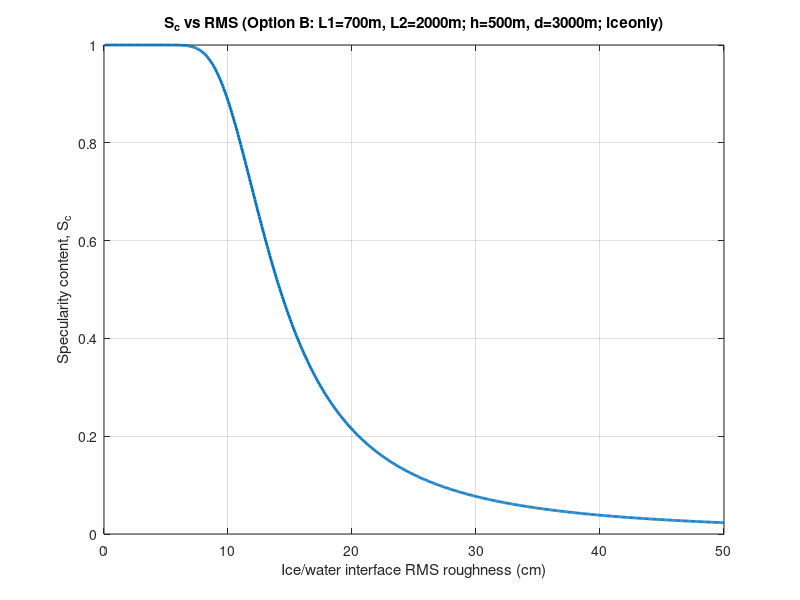

Write MATLAB code to recreate this figure. (Note: this script raises an error after producing the figure.)
%% spb_rms_from_specularity_optionB.m
% Reproduce Schroeder et al. (2015) Section III-style forward constraint:
%   Specularity content Sc as a function of ice/water interface RMS roughness,
%   using:
%     - YOUR survey geometry (h, d, eps_r, fc)
%     - Schroeder apertures (Option B): L1=700 m, L2=2000 m
%     - Approximate aperture angle spans Phi1, Phi2 from L1, L2 and your geometry
%   Then "read off" the RMS roughness required for Sc >= thresholds.
%
% Key outputs:
%   1) Plot Sc vs RMS (your Figure-5-like curve)
%   2) RMS limits for Sc thresholds (e.g., 0.10, 0.20, 0.30)
%   3) Helpful sanity prints: Phi1, Phi2, phiF, and ratios Phi/phiF
%
% IMPORTANT:
% - This is an order-of-magnitude physical constraint, not an inversion.
% - Phi_i approximation is the biggest assumption; if you later extract
%   the true angle spans from your focuser, swap them in directly.

clear; close all;

%% ---------------- USER INPUTS ----------------
% Radar / medium
fc_Hz  = 60e6;     % MARFA center frequency [Hz]
eps_r  = 3.15;     % relative permittivity of ice
c0     = 299792458;

% Your representative geometry (set from SPB domain)
h_m    = 500;      % survey height above surface [m]
d_m    = 3000;     % ice thickness [m]  (use median/typical in your region)

% Option B apertures: match Schroeder et al. (2015)
L1_m   = 700;      % [m]
L2_m   = 2000;     % [m]

% RMS sweep (cm)
rms_cm = linspace(0.1, 50, 700); % 0.1–50 cm
rms_m  = rms_cm/100;

% Specularity thresholds of interest
Sc_targets = [0.10, 0.20, 0.30];

% Angle mapping choice for Phi_i:
%   'optical' : R_eff = h + d*sqrt(eps_r)  (conservative, includes air+ice path scale)
%   'iceonly' : R_eff = d*sqrt(eps_r)      (bed-path scale)
phi_range_model = 'iceonly';

%% ---------------- DERIVED GEOMETRY ----------------
sqrt_eps = sqrt(eps_r);

% (1) Fresnel-zone angular width phiF (Schroeder Eq. 13–14)
D1   = sqrt( (2*c0/fc_Hz) * (h_m + d_m*sqrt_eps) ); % first Fresnel diameter-like scale
phiF = 2*atan( D1/(2*d_m) );                        % radians

% (2) Aperture angle spans Phi1, Phi2 from Schroeder L1/L2 and your geometry (Option B)
switch lower(phi_range_model)
    case 'optical'
        R_eff = h_m + d_m*sqrt_eps;
    case 'iceonly'
        R_eff = d_m*sqrt_eps;
    otherwise
        error('phi_range_model must be ''optical'' or ''iceonly''.');
end

Phi1 = 2*atan( (L1_m/2) / R_eff ); % radians
Phi2 = 2*atan( (L2_m/2) / R_eff ); % radians

if Phi2 <= Phi1
    error('Phi2 <= Phi1. Check h_m, d_m, eps_r or phi_range_model.');
end

%% ---------------- SCHROEDER-STYLE SCATTERING MODEL ----------------
% g(RMS) (Schroeder Eq. 10)
g = (4*pi .* rms_m .* fc_Hz .* sqrt_eps) ./ c0;

% erf-model focused energies (Schroeder Eq. 12, using their erf approximation)
% Ei = erf( (Phi_i/phiF)/(2g) ) * erf( 1/(2g) )
arg_common = 1 ./ (2*g);

E1 = erf( (Phi1./phiF) .* arg_common ) .* erf( arg_common );
E2 = erf( (Phi2./phiF) .* arg_common ) .* erf( arg_common );

% Convert E1, E2 to specularity content Sc using the S + D*(Phi/pi) mixing model:
%   E1 = S + D*(Phi1/pi)
%   E2 = S + D*(Phi2/pi)
% Solve for S, D then Sc = S/(S+D)
D = (E2 - E1) ./ ((Phi2 - Phi1)/pi);
S = E1 - D .* (Phi1/pi);
Sc = S ./ (S + D);

% Clamp numerical noise
Sc = max(0, min(1, Sc));

%% ---------------- REPORT / SANITY PRINTS ----------------
fprintf('\n--- Geometry / params ---\n');
fprintf('h = %.0f m, d = %.0f m, fc = %.1f MHz, eps_r = %.2f\n', h_m, d_m, fc_Hz/1e6, eps_r);
fprintf('Apertures (Option B): L1 = %.0f m, L2 = %.0f m\n', L1_m, L2_m);
fprintf('Phi mapping model: %s (R_eff = %.0f m)\n', phi_range_model, R_eff);
fprintf('Phi1 = %.3f deg, Phi2 = %.3f deg\n', rad2deg(Phi1), rad2deg(Phi2));
fprintf('phiF = %.3f deg\n', rad2deg(phiF));
fprintf('Phi1/phiF = %.3f, Phi2/phiF = %.3f\n', Phi1/phiF, Phi2/phiF);

fprintf('\n--- RMS roughness required for given S_c thresholds ---\n');
for k = 1:numel(Sc_targets)
    target = Sc_targets(k);
    idx = find(Sc >= target, 1, 'last'); % Sc decreases with RMS
    if isempty(idx)
        fprintf('S_c >= %.2f: not achieved within RMS sweep (%.1f–%.1f cm).\n', target, rms_cm(1), rms_cm(end));
    else
        fprintf('S_c >= %.2f: RMS <= %.2f cm (approx; within sweep grid)\n', target, rms_cm(idx));
    end
end

%% ---------------- PLOT ----------------
figure('Color','w');
plot(rms_cm, Sc, 'LineWidth', 2);
grid on;
xlabel('Ice/water interface RMS roughness (cm)');
ylabel('Specularity content, S_c');
title(sprintf('S_c vs RMS (Option B: L1=%.0fm, L2=%.0fm; h=%.0fm, d=%.0fm; %s)', ...
    L1_m, L2_m, h_m, d_m, phi_range_model));

hold on;
for k = 1:numel(Sc_targets)
    yline(Sc_targets(k), '--', sprintf('S_c = %.2f', Sc_targets(k)), ...
        'LabelVerticalAlignment','bottom');
end
hold off;

%% ---------------- OPTIONAL: quick sensitivity on d (uncomment) ----------------
%{
d_list = [1500, 2000, 2500, 3000]; % m
targets = [0.10 0.20];
fprintf('\n--- Sensitivity: RMS limit vs d (keeping h fixed) ---\n');
for dd = d_list
    d_m_tmp = dd;

    % recompute phiF
    D1_tmp   = sqrt( (2*c0/fc_Hz) * (h_m + d_m_tmp*sqrt_eps) );
    phiF_tmp = 2*atan( D1_tmp/(2*d_m_tmp) );

    % recompute Phi using same apertures, updated geometry
    switch lower(phi_range_model)
        case 'optical'
            R_eff_tmp = h_m + d_m_tmp*sqrt_eps;
        case 'iceonly'
            R_eff_tmp = d_m_tmp*sqrt_eps;
    end
    Phi1_tmp = 2*atan( (L1_m/2) / R_eff_tmp );
    Phi2_tmp = 2*atan( (L2_m/2) / R_eff_tmp );

    % energies
    E1_tmp = erf( (Phi1_tmp./phiF_tmp) .* arg_common ) .* erf( arg_common );
    E2_tmp = erf( (Phi2_tmp./phiF_tmp) .* arg_common ) .* erf( arg_common );

    D_tmp = (E2_tmp - E1_tmp) ./ ((Phi2_tmp - Phi1_tmp)/pi);
    S_tmp = E1_tmp - D_tmp .* (Phi1_tmp/pi);
    Sc_tmp = max(0, min(1, S_tmp ./ (S_tmp + D_tmp)));

    fprintf('d = %.0f m: ', d_m_tmp);
    for t = targets
        idx = find(Sc_tmp >= t, 1, 'last');
        if isempty(idx)
            fprintf('Sc>=%.2f: NA  ', t);
        else
            fprintf('Sc>=%.2f: RMS<=%.2f cm  ', t, rms_cm(idx));
        end
    end
    fprintf('\n');
end
%}
